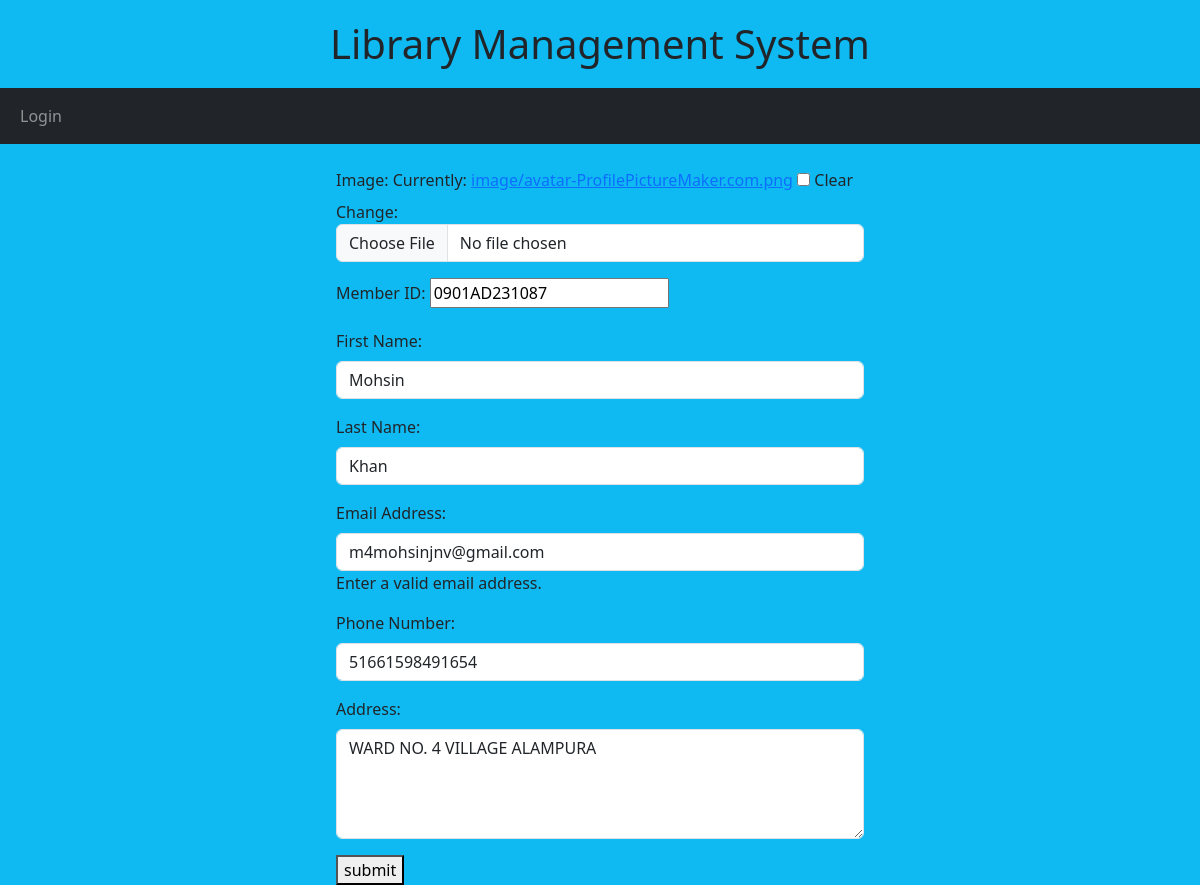
/edit/8/, run on the app's committed database.
### library/models.py (models this page shows, shortened)
class Member(models.Model):
    image = models.ImageField(upload_to='image/', null=True, blank=True)
    memberID = models.CharField(max_length=12, null=False, blank=False, unique=True)
    first_name = models.CharField(max_length=100, null=False, blank=False)
    last_name = models.CharField(max_length=100, null=False, blank=False)
    email = models.EmailField(max_length=150, null=True, blank=True)
    phone = models.CharField(max_length=15, null=True, blank=True)
    address = models.TextField(null=True, blank=True)
    class Meta:
        ordering = ['first_name', 'last_name']
        db_table = 'members'
        verbose_name = 'Member'
        verbose_name_plural = 'Members'

### library/views.py (the view)
# urls.py: path('edit/<int:pk>/', views.edit , name='edit'),
def edit(request, pk):
    member_ = Member.objects.get(pk = pk)
    form = MemberForm(instance=member_)
    if request.method == 'POST':
        form = MemberForm(request.POST, request.FILES, instance=member_)
        if form.is_valid():
            form.save()
            return redirect('member', pk=pk)
    return render(request, 'edit.html', {'form':form, 'member':member_})

### library/templates/edit.html (shortened to what this page needs)
{% extends 'base.html' %}
{% block content %}
<div class="col-md-6 offset-md-3" >
    <form action="{% url 'edit' member.id %}" method="post">
        {{form.as_p}}
        <button type="submit">submit</button>
    </form>
</div>
{% endblock %}

### library/templates/base.html (style rules this page uses)
body { background-color: #0fbaf3; }

### data on the page
Member: memberID "0901AD231087", first_name "Mohsin", last_name "Khan", email "m4mohsinjnv@gmail.com", phone "51661598491654", address "WARD NO. 4 VILLAGE ALAMPURA"
